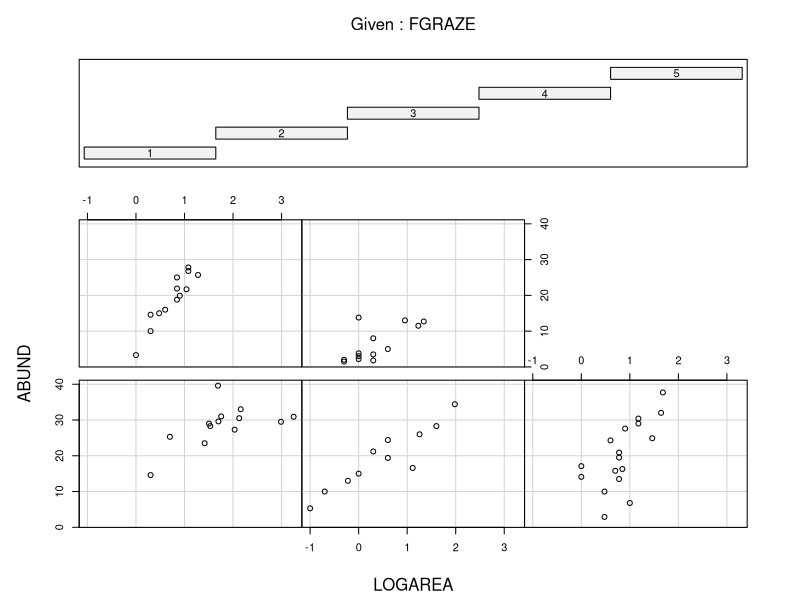
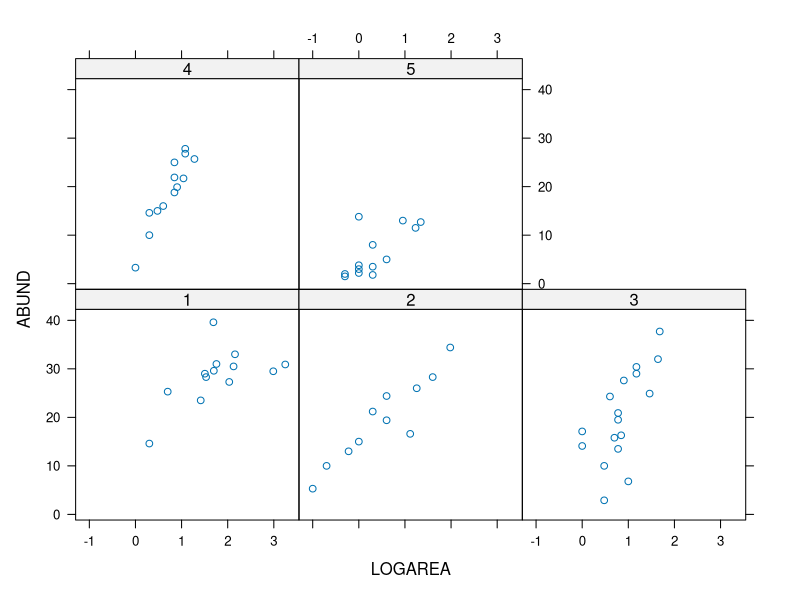
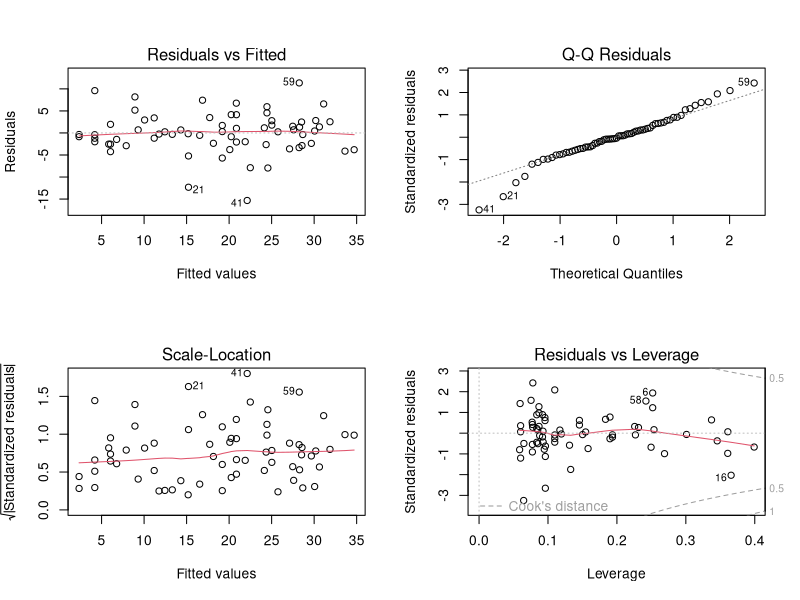
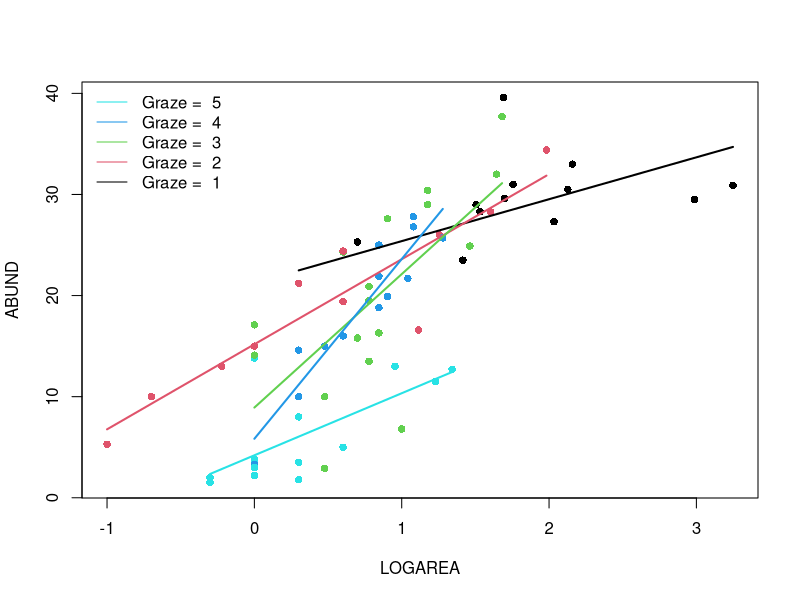
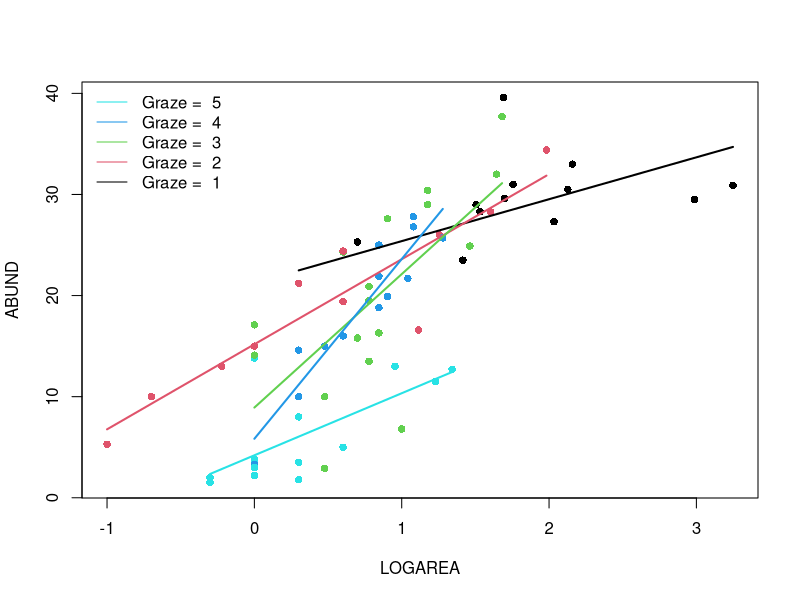

Here is the R script that generated these plots, in order:
## ---- chunk 1
knitr::opts_chunk$set(echo=TRUE, message = FALSE, warning = FALSE, eval = FALSE, cache = FALSE)

SOLUTIONS<- FALSE
## ---- chunk 2
loyn <- read.table("./data/loyn.txt", header = TRUE)
str(loyn)
## ---- chunk 3
loyn$LOGAREA <- log10(loyn$AREA)
# create factor GRAZE as it was originally coded as an integer
loyn$FGRAZE <- factor(loyn$GRAZE)
## ---- chunk 4
coplot(ABUND ~ LOGAREA | FGRAZE, data = loyn)

# or
library(lattice)
xyplot(ABUND ~ LOGAREA | FGRAZE, data = loyn)

# There is a lot of variation in there, but:
# The mean abundance seems to decrease as grazing levels increase.
# This is most noticeable in the highest grazing level.
# Within a grazing level, abundance seems to increase with the log-patch area.
# It is unclear from this if the slope of the log-area effect is 
# different between grazing levels
## ---- chunk 5
birds.inter.1 <- lm(ABUND ~ FGRAZE * LOGAREA , data = loyn)
## ---- chunk 6
# first split the plotting device into 2 rows and 2 columns
par(mfrow = c(2,2))

# now create the residuals plots
plot(birds.inter.1)

# To test the normality of residuals assumption we use the Normal Q-Q plot. 
# The central residuals are not too far from the Q-Q line but the extremes
# are too extreme (the tails of the distribution are too long). Some
# observations, both high and low, are poorly explained by the model.

# The plot of the residuals against the fitted values suggests these
# extreme residuals happen for intermediate fitted values.

# Looking at the homogeneity of variance assumption (Residuals vs
# Fitted and Scale-Location plot),
# the graphs are mostly messy, with no clear pattern emerging. There is
# a hint of smaller variance with the lowest fitted values, which is not ideal.
# This could mean that the homogeneity of variance assumption is not met
# (i.e. the variances are not the same), but with this amount of data we 
# can't tell. ABUND being bounded by zero, it wouldn't be too 
# surprising that the variance increases with the mean abundance.

# The observations with the highest leverage don't appear to be overly
# influential, according to the Cook's distances in the Residuals vs
# Leverage plot.  
## ---- chunk 7
summary(birds.inter.1)

# Here the intercept (baseline) is the predicted `ABUND` for LOGAREA = 0,
# for FGRAZE level 1.
# the null hypothesis for the intercept is that the intercept = 0
# (not biologically relevant).

# LOGAREA represents the slope for LOGAREA, specific to level FGRAZE = 1.
# The null hypothesis is that the slope of the relationship
# between LOGAREA and ABUND = 0, for level FGRAZE = 1 only. 

# FGRAZE2...5 estimate differences (contrasts) between the *intercept* of
# each level and the *intercept* of the reference level, FGRAZE = 1. 

# FGRAZE2...5:LOGAREA estimate differences (contrasts) between the *slope*
# of LOGAREA for each level and the *slope* of LOGAREA for the reference
# level, FGRAZE = 1. 


# The Multiple R-square value is 0.76, so 76% of the variation in the data is explained by the model.
## ---- chunk 8
par(mfrow= c(1, 1))
plot(ABUND ~ LOGAREA, data= loyn, col= GRAZE, pch= 16)
# Note: # color 1 means black in R
# color 2 means red in R
# color 3 means green in R
# color 4 means blue in R
# color 5 means cyan in R

# FGRAZE1
# create a sequence of increasing Biomass within the observed range
LOGAREA.seq<- seq(from= min(loyn$LOGAREA[loyn$FGRAZE == 1]),
					to= max(loyn$LOGAREA[loyn$FGRAZE == 1]),
					length= 20)
# create data frame for prediction
dat4pred<- data.frame(FGRAZE= "1", LOGAREA= LOGAREA.seq)
# predict for new data
dat4pred$predicted<- predict(birds.inter.1, newdata= dat4pred)
# add the predictions to the plot of the data
lines(predicted ~ LOGAREA, data= dat4pred, col= 1, lwd= 2)

# FGRAZE2
LOGAREA.seq<- seq(from= min(loyn$LOGAREA[loyn$FGRAZE == 2]),
					to= max(loyn$LOGAREA[loyn$FGRAZE == 2]),
					length= 20)
dat4pred<- data.frame(FGRAZE= "2", LOGAREA= LOGAREA.seq)
dat4pred$predicted<- predict(birds.inter.1, newdata= dat4pred)
lines(predicted ~ LOGAREA, data= dat4pred, col= 2, lwd= 2)

# FGRAZE3
LOGAREA.seq<- seq(from= min(loyn$LOGAREA[loyn$FGRAZE == 3]),
					to= max(loyn$LOGAREA[loyn$FGRAZE == 3]),
					length= 20)
dat4pred<- data.frame(FGRAZE= "3", LOGAREA= LOGAREA.seq)
dat4pred$predicted<- predict(birds.inter.1, newdata= dat4pred)
lines(predicted ~ LOGAREA, data= dat4pred, col= 3, lwd= 2)

# FGRAZE4
LOGAREA.seq<- seq(from= min(loyn$LOGAREA[loyn$FGRAZE == 4]),
					to= max(loyn$LOGAREA[loyn$FGRAZE == 4]),
					length= 20)
dat4pred<- data.frame(FGRAZE= "4", LOGAREA= LOGAREA.seq)
dat4pred$predicted<- predict(birds.inter.1, newdata= dat4pred)
lines(predicted ~ LOGAREA, data= dat4pred, col= 4, lwd= 2)

# FGRAZE5
LOGAREA.seq<- seq(from= min(loyn$LOGAREA[loyn$FGRAZE == 5]),
					to= max(loyn$LOGAREA[loyn$FGRAZE == 5]),
					length= 20)
dat4pred<- data.frame(FGRAZE= "5", LOGAREA= LOGAREA.seq)
dat4pred$predicted<- predict(birds.inter.1, newdata= dat4pred)
lines(predicted ~ LOGAREA, data= dat4pred, col= 5, lwd= 2)

legend("topleft", 
 legend= paste("Graze = ", 5:1), 
 col= c(5:1), bty= "n",
 lty= c(1, 1, 1), 
 lwd= c(1, 1, 1))
## ---- chunk 9
# Okay, that was a long-winded way of doing this.
# If, like me, you prefer more compact code and less risks of errors,
# you can use a loop, to save repeating the sequence 5 times:
par(mfrow= c(1, 1))
plot(ABUND ~ LOGAREA, data= loyn, col= GRAZE, pch= 16)

for(g in levels(loyn$FGRAZE)){# `g` will take the values "1", "2",..., "5" in turn
	LOGAREA.seq<- seq(from= min(loyn$LOGAREA[loyn$FGRAZE == g]),
										to= max(loyn$LOGAREA[loyn$FGRAZE == g]),
														length= 20)
	dat4pred<- data.frame(FGRAZE= g, LOGAREA= LOGAREA.seq)
	dat4pred$predicted<- predict(birds.inter.1, newdata= dat4pred)
	lines(predicted ~ LOGAREA, data= dat4pred, col= as.numeric(g), lwd= 2)
}
legend("topleft", 
 legend= paste("Graze = ", 5:1), 
 col= c(5:1), bty= "n",
 lty= c(1, 1, 1), 
 lwd= c(1, 1, 1))
## ---- chunk 10
# INTERACTIVE MODEL
# The slopes of the LOGAREA effect across grazing levels are all over the
# place, without any coherent pattern (for instance, they could have been
# increasing or decreasing gradually from low to high grazing intensity).
# From a model like this, it appears that abundance is broadly increasing
# with patch size, however it is challenging to learn anything general
# about the nature of the relationships between birds, in relation to
# patch size and grazing.

# The interaction is non-significant, so isn't supported statistically either.

# Time to revert to a simpler, or an altogether different model?
# More on this in the next exercise!

# Some observations are poorly predicted (fitted) using the current set
# of predictors.

